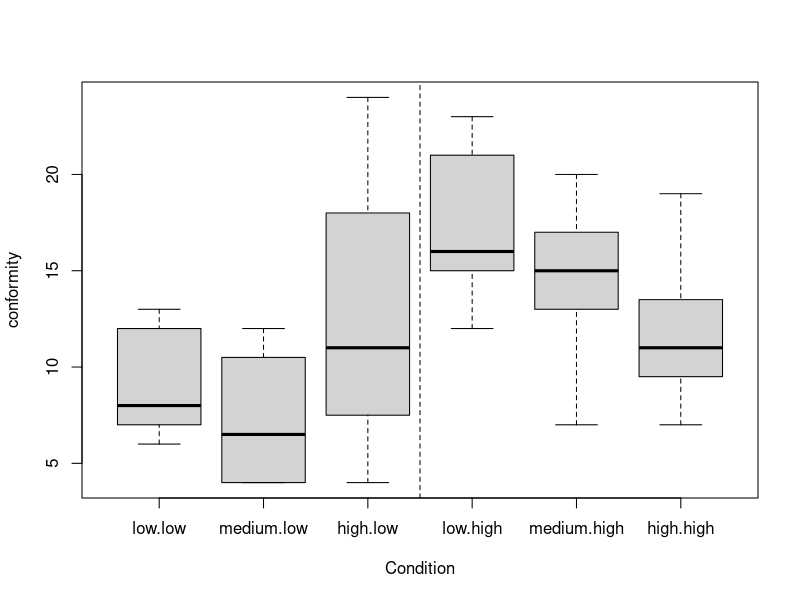

Source code (R): (Note: this script raises an error after producing the figure.)
# In the fourth tutorial we are going to practice a 2-way ANOVA with interaction
# and calculate some values of Goodness of Fit using R2.

# We are getting read of stars on our reports
options(show.signif.stars=FALSE)

# Load the car library
library(car)
# Load the effects library
library(effects)


###################################
# Multi-way ANOVA: lm() can also be used with multiple factors and interactions
# Background reading: “Models with Many Factors: Multiway ANOVA” , page 166, blue Fox book
###################################

# Let's now look at a new data set and do a 3x2 two-way ANOVA with interaction
set.seed(123456) # to reproduce the results in the text
some(Moore)  # sample 10 rows

# In the Moore data set a score of conformity measures the number of times (out of 40)
# that a subject will change their mind and agree with the partner.  The fscore and
# fcategory measures the subject’s authoritarianism, in number (fscore) and factor
# (fcategory) form. 

# This is the data size
nrow(Moore)

# Reorder the fcategory and partner.status so that “low” gets included as the 
# intercept in the linear models we will fit:
Moore$fcategory <- factor(Moore$fcategory, levels=c("low", "medium", "high"))
Moore$partner.status <- relevel(Moore$partner.status, ref="low")

# Now we’re going to look at the joint relationship between two factors. A “contingency
# table” shows how many data points are in each pair of levels, and can be created
# using the xtabs command:
xtabs(~ fcategory + partner.status, data=Moore)

# In this table, the upper right number is the number of samples that have
# fcategory=low, partner.status=low, and the lower right shows how many data
# points have fcategory=high, partner.status=high

# In the same way we can compute the number of data points for each pair of levels,
# we can compute the mean and standard deviation of conformity for each pair of levels
# This is just like a contingency table, with the number samples replaced by the
# mean (or sd) of the samples in that group.

# The mean conformity table (remember this for exercise 1.3)
with(Moore, tapply(conformity,
                   list(Authoritarianism=fcategory,
                        "Partner's Status"=partner.status),
                   mean))
# The standard deviation table
with(Moore, tapply(conformity,
                   list(Authoritarianism=fcategory,
                        "Partner's Status"=partner.status),
                   sd))

# Make a nice plot that shows the ranges of values that conformity takes
# on given each (fcategory, partner.status) combination
boxplot(conformity ~ fcategory:partner.status, data=Moore,
        xlab="Condition", ylab="conformity")
abline(v=3.5, lty="dashed")



###############################
# EXERCISES
###############################

# Do the ANOVA on the Moore dataset - first with interactions between fcategory
# and partner.status:
mod.moore.1 <- lm(conformity ~ fcategory*partner.status, data=Moore)
summary(mod.moore.1)

# Then train a model without interactions:
mod.moore.2 <- lm(conformity ~ fcategory + partner.status, data=Moore)
summary(mod.moore.2)

#############################
# EXERCISE 1
#   1) How many coefficients are in mod.moore.1, including intercept?
#   2) How many degrees of freedom (df) does the model have and how is that calculated?
#   3) Calculate the mean of each group from the coefficients. 
#############################
coef(mod.moore.1) 
summary(mod.moore.1)
# 1) 5
# 2) 39 DF : total number of data minus total number of parameters -> 45-6=39
ex1.para0 <- 8.9000
ex1.para1 <- -1.6500
ex1.para2 <- 3.7250
ex1.para3 <- 8.5000
ex1.para4 <- -1.4772
ex1.para5 <- -9.2678

ex1.para0.para3 <- ex1.para0 + ex1.para3
ex1.para0.beta1 <- ex1.para0 + ex1.beta1
ex1.para0.para2 <- ex1.para0 + ex1.para2
# ex1.para0.para3 = 17.4000  #this is partner status group
# ex1.para0.para1 = 7.2500   #this is Authoritarianism-medium group
# ex1.para0.para2 = 12.625   #this is Authoritarianism-high group

# 3) they match the conformity table generated earlier.

###########################
#  EXERCISE 2
#     1) How many coefficients are in mod.moore.2, including intercept?
#     2) How many degrees of freedom (df) does the model have?
#     3) Calculate the means (predictions) obtained for this model Do they match the
#         mean conformity table you generated earlier? Why not?
############################
coef(mod.moore.2) 
summary(mod.moore.2)
# 1) 3
# 2) 41 DF
ex2.b0 <- 10.1977
ex2.b1 <- -1.1760
ex2.b2 <- -0.0808
ex2.b3 <- 4.6066

ex2.b0.b3 <- ex2.b0 + ex2.b3
ex2.b0.b1 <- ex2.b0 + ex2.b1
ex2.b0.b2 <- ex2.b0 + ex2.b2
ex2.b0.b3 <- ex2.b0 + ex2.b3
ex2.b0.b1.b3 <- ex2.b0 + ex2.b1 + ex2.b3
ex2.b0.b3.b3 <- ex2.b0 + ex2.b3 + ex2.b3

# Let's make interaction plot with this data set. Your GSI can explain to you the
# syntax of this command.
with(Moore, {
  interaction.plot(fcategory, partner.status, conformity, type="b",
                   pch=c(1, 16), cex=2, ylim=range(conformity), leg.bty="o")
  points(jitter(as.numeric(fcategory), factor=0.5), conformity,
         pch=ifelse(partner.status == "low", "L", "H"))
})


#####################
# Now we’re going to look at the statistics of model parameters and residuals
######################

# We’re going to go back to the prestige model - in case you need to re-fit it,
# run this command:
prestige.mod.full <- lm(prestige ~ education*type + log2(income)*type, data=Prestige)
prestige.mod.noEd <- lm(prestige ~ log2(income)*type, data=Prestige)

 ############################
# EXERCISE 3
# 	For the prestige.mod.full (the ANOCOVA with interactions)
#          
# Calculate by hand (meaning with R):
# R2 and R2ajd to measures the goodness of fit of this model relative to
# the zeroth order model (the prediction for prestige given by its mean)
# You will use the equations given in the lecture and you
# should also use the objects of the model.  In particular:
#  prestige.mod.full$residual are the predictions-actual
#  prestige.mod.full$model$prestige are the values of prestige used.
# 
# Compare with the values given in the summary of the model.


# You can also check this wiki page:
#	https://en.wikipedia.org/wiki/Coefficient_of_determination#Definitions
#
#
############################
summary(prestige.mod.full)
sserror <- sum(prestige.mod.full$residual^2)

# Now compute the SStotal
mean.prestige <- mean(prestige.mod.full$model$prestige)
sstotal <- sum((prestige.mod.full$model$prestige - mean.prestige)^2)

rsquare <- (sstotal-sserror)/sstotal
dfmodel <- length(prestige.mod.full$coefficients)-1
dferror <- prestige.mod.full$df.residual
fvalue <- ((sstotal-sserror)/dfmodel)/(sserror/dferror)

# This will return the probability
pf(fvalue, dfmodel, dferror, lower.tail = FALSE)
# Also check your results with the sequential anova table using the
# anova() command.

anova(prestige.mod.full)



############################
# EXERCISE 4
# 	Compare the prestige.mod.full to prestige.mod.noEd
#          
# Calculate by hand (meaning with R):
# R2 and R2ajd that you would get to quantify the increase in goodness of
# fit of the full model relative to the model without education.
# 
summary(prestige.mod.full)
summary(prestige.mod.noEd)

# R2_full = 0.871
# R2adj_full = 0.8595
# R2_noEd = 0.8221
# R2adj_noEd = 0.8124
#because the higher the R-squared, the better the model fits the data. So the full model is overall better 
#than the model without education (both R2_full and R2adj_full are larger than their counterparts in the model without education)
